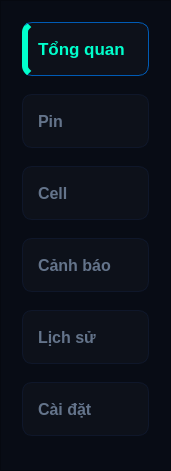
  <widget class="QFrame" name="frame">
   <property name="geometry">
    <rect>
     <x>0</x>
     <y>60</y>
     <width>171</width>
     <height>471</height>
    </rect>
   </property>
   <property name="styleSheet">
    <string notr="true">
QFrame {
    background-color: #080c15; 
    border-right: 1px solid #151e2e;
    padding: 10px;
}
QPushButton {
    color: #64748b; 
    text-align: left;
    padding-left: 15px;
    background-color: rgba(255, 255, 255, 0.02); 
    height: 52px; 
    font-size: 16px;
    font-weight: bold;
    border: 1px solid #0f172a;
    border-radius: 10px;
    margin-bottom: 12px;
}
QPushButton:hover {
    background-color: qlineargradient(x1:0, y1:0, x2:1, y2:0, stop:0 rgba(0, 212, 255, 0.1), stop:1 rgba(0, 0, 0, 0));
    color: #ffffff;
    border: 1px solid #1e293b;
}
QPushButton:pressed {
    background-color: rgba(0, 255, 204, 0.15);
    padding-top: 2px; 
    padding-left: 17px;
}
QPushButton:checked {
    background-color: qlineargradient(x1:0, y1:0, x2:1, y2:0, 
        stop:0 rgba(0, 255, 204, 0.4), 
        stop:0.4 rgba(0, 122, 255, 0.1), 
        stop:1 rgba(0, 0, 0, 0));
    
    color: #00ffcc; 
    font-size: 17px; 
    border: 1px solid #005bb5; 
    border-left: 6px solid #00ffcc; 
    padding-left: 10px; 
}</string>
   </property>
   <property name="frameShape">
    <enum>QFrame::StyledPanel</enum>
   </property>
   <property name="frameShadow">
    <enum>QFrame::Raised</enum>
   </property>
   <layout class="QVBoxLayout" name="verticalLayout">
    <item>
     <widget class="QPushButton" name="pushButton">
      <property name="enabled">
       <bool>true</bool>
      </property>
      <property name="text">
       <string>Tổng quan</string>
      </property>
      <property name="icon">
       <iconset resource="bms_resources.qrc">
        <normaloff>:/icons/Gui-png/battery_6_bar_24dp_FFFFFF_FILL0_wght400_GRAD0_opsz24.png</normaloff>:/icons/Gui-png/battery_6_bar_24dp_FFFFFF_FILL0_wght400_GRAD0_opsz24.png</iconset>
      </property>
      <property name="iconSize">
       <size>
        <width>20</width>
        <height>30</height>
       </size>
      </property>
      <property name="checkable">
       <bool>true</bool>
      </property>
      <property name="checked">
       <bool>true</bool>
      </property>
      <property name="autoExclusive">
       <bool>true</bool>
      </property>
     </widget>
    </item>
    <item>
     <widget class="QPushButton" name="pushButton_2">
      <property name="text">
       <string>Pin</string>
      </property>
      <property name="icon">
       <iconset resource="bms_resources.qrc">
        <normaloff>:/icons/Gui-png/battery_charging_full_24dp_FFFFFF_FILL0_wght400_GRAD0_opsz24.png</normaloff>:/icons/Gui-png/battery_charging_full_24dp_FFFFFF_FILL0_wght400_GRAD0_opsz24.png</iconset>
      </property>
      <property name="iconSize">
       <size>
        <width>36</width>
        <height>36</height>
       </size>
      </property>
      <property name="checkable">
       <bool>true</bool>
      </property>
      <property name="autoExclusive">
       <bool>true</bool>
      </property>
     </widget>
    </item>
    <item>
     <widget class="QPushButton" name="pushButton_3">
      <property name="text">
       <string>Cell</string>
      </property>
      <property name="icon">
       <iconset resource="bms_resources.qrc">
        <normaloff>:/icons/Gui-png/grid_4x4_24dp_FFFFFF_FILL0_wght400_GRAD0_opsz24.png</normaloff>:/icons/Gui-png/grid_4x4_24dp_FFFFFF_FILL0_wght400_GRAD0_opsz24.png</iconset>
      </property>
      <property name="iconSize">
       <size>
        <width>36</width>
        <height>36</height>
       </size>
      </property>
      <property name="checkable">
       <bool>true</bool>
      </property>
      <property name="autoExclusive">
       <bool>true</bool>
      </property>
     </widget>
    </item>
    <item>
     <widget class="QPushButton" name="pushButton_4">
      <property name="text">
       <string>Cảnh báo</string>
      </property>
      <property name="icon">
       <iconset resource="bms_resources.qrc">
        <normaloff>:/icons/Gui-png/warning_24dp_FFFFFF_FILL0_wght400_GRAD0_opsz24.png</normaloff>:/icons/Gui-png/warning_24dp_FFFFFF_FILL0_wght400_GRAD0_opsz24.png</iconset>
      </property>
      <property name="iconSize">
       <size>
        <width>36</width>
        <height>36</height>
       </size>
      </property>
      <property name="checkable">
       <bool>true</bool>
      </property>
      <property name="autoExclusive">
       <bool>true</bool>
      </property>
     </widget>
    </item>
    <item>
     <widget class="QPushButton" name="pushButton_5">
      <property name="text">
       <string>Lịch sử</string>
      </property>
      <property name="icon">
       <iconset resource="bms_resources.qrc">
        <normaloff>:/icons/Gui-png/history_24dp_FFFFFF_FILL0_wght400_GRAD0_opsz24.png</normaloff>:/icons/Gui-png/history_24dp_FFFFFF_FILL0_wght400_GRAD0_opsz24.png</iconset>
      </property>
      <property name="iconSize">
       <size>
        <width>36</width>
        <height>36</height>
       </size>
      </property>
      <property name="checkable">
       <bool>true</bool>
      </property>
      <property name="autoExclusive">
       <bool>true</bool>
      </property>
     </widget>
    </item>
    <item>
     <spacer name="verticalSpacer">
      <property name="orientation">
       <enum>Qt::Vertical</enum>
      </property>
      <property name="sizeHint" stdset="0">
       <size>
        <width>20</width>
        <height>40</height>
       </size>
      </property>
     </spacer>
    </item>
    <item>
     <widget class="QPushButton" name="pushButton_6">
      <property name="text">
       <string>Cài đặt</string>
      </property>
      <property name="icon">
       <iconset resource="bms_resources.qrc">
        <normaloff>:/icons/Gui-png/settings_24dp_FFFFFF_FILL0_wght400_GRAD0_opsz24.png</normaloff>:/icons/Gui-png/settings_24dp_FFFFFF_FILL0_wght400_GRAD0_opsz24.png</iconset>
      </property>
      <property name="iconSize">
       <size>
        <width>36</width>
        <height>36</height>
       </size>
      </property>
      <property name="checkable">
       <bool>true</bool>
      </property>
      <property name="autoExclusive">
       <bool>true</bool>
      </property>
     </widget>
    </item>
    <item>
     <spacer name="verticalSpacer_2">
      <property name="orientation">
       <enum>Qt::Vertical</enum>
      </property>
      <property name="sizeHint" stdset="0">
       <size>
        <width>20</width>
        <height>40</height>
       </size>
      </property>
     </spacer>
    </item>
   </layout>
  </widget>
